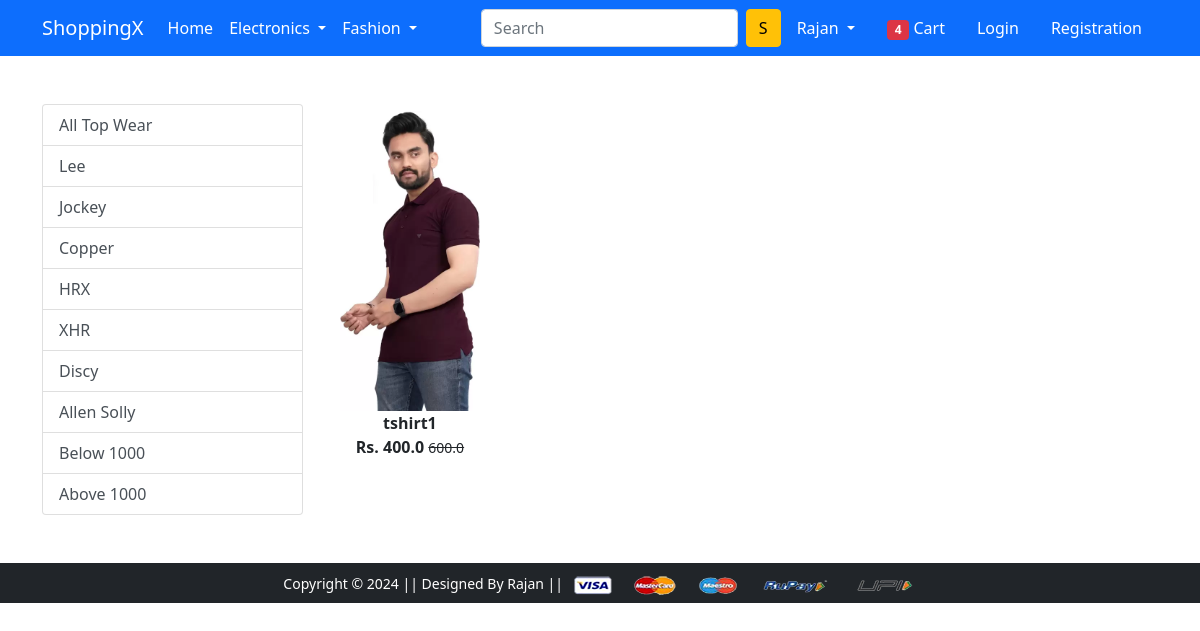
Before: /topwear/ with the older database file.
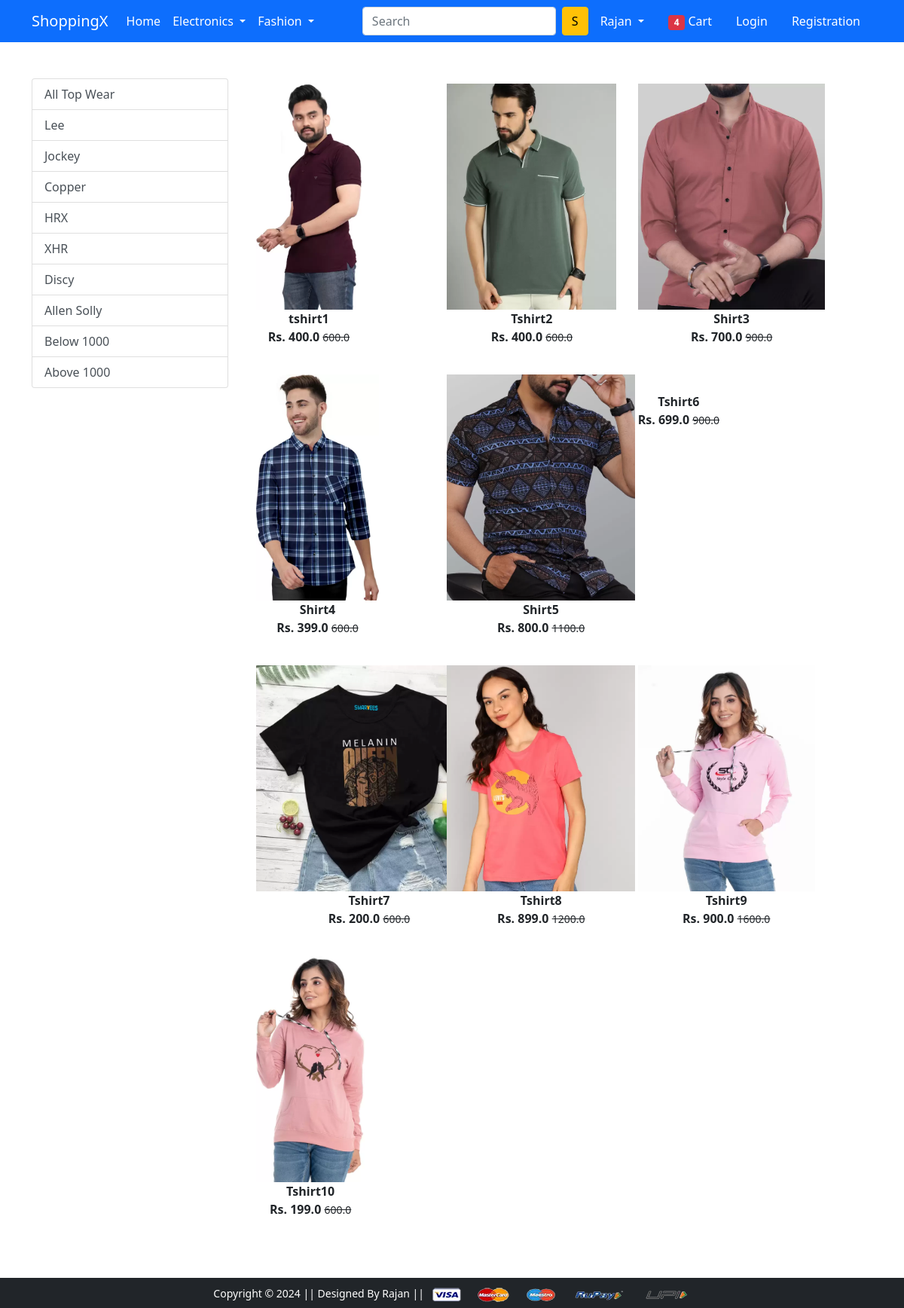
After: the same page with the newer database file.
### app/models.py (models this page shows, shortened)
class Product(models.Model):
    title = models.CharField(max_length = 100)
    selling_price = models.FloatField()
    discounted_price = models.FloatField()
    description = models.TextField()
    brand = models.CharField(max_length = 100)
    category = models.CharField(choices = CATEGORY_CHOICE, max_length = 2)
    product_image = models.ImageField(upload_to='productimg')

### app/views.py (the view)
# urls.py: path('topwear/', views.topwear, name='topwear'),
def topwear(request, data=None):
    if data is None:
        topwears = Product.objects.filter(category="TW")
    elif data in ["Lee", "Jockey", "Copper", "HRX", "XHR", "Discy", "Allen"]:
        topwears = Product.objects.filter(category="TW", brand=data)
    elif data == "below":
        topwears = Product.objects.filter(category="TW", discounted_price__lt=1000)
    elif data == "above":
        topwears = Product.objects.filter(category="TW", discounted_price__gt=1000)
    else:
        topwears = Product.objects.none()
    return render(request, "app/topwear.html", {"topwears": topwears})

### app/templates/app/topwear.html (shortened to what this page needs)
{% extends 'app/base.html' %}
{% load static %}
{% block main-content %}
<div class="container my-5">
    <div class="row">
        <div class="col-sm-3">
            <div class="list-group">
                <a href="{% url 'topwear' %}" class="list-group-item list-group-item-action" aria-current="true">All Top Wear</a>
                <a href="{% url 'topweardata' 'Lee' %}" class="list-group-item list-group-item-action" aria-current="true">Lee</a>
                <a href="{% url 'topweardata' 'Jockey' %}" class="list-group-item list-group-item-action" aria-current="true">Jockey</a>
                <a href="{% url 'topweardata' 'Copper' %}" class="list-group-item list-group-item-action" aria-current="true">Copper</a>
                <a href="{% url 'topweardata' 'HRX' %}" class="list-group-item list-group-item-action" aria-current="true">HRX</a>
                <a href="{% url 'topweardata' 'XHR' %}" class="list-group-item list-group-item-action" aria-current="true">XHR</a>
                <a href="{% url 'topweardata' 'Discy' %}" class="list-group-item list-group-item-action" aria-current="true">Discy</a>
                <a href="{% url 'topweardata' 'Allen' %}" class="list-group-item list-group-item-action" aria-current="true">Allen Solly</a>
                <a href="{% url 'topweardata' 'below' %}" class="list-group-item list-group-item-action" aria-current="true">Below 1000</a>
                <a href="{% url 'topweardata' 'above' %}" class="list-group-item list-group-item-action" aria-current="true">Above 1000</a>
            </div>
        </div>
        <div class="col-sm-8">
            <div class="row">
                {% for product in topwears %}
                <div class="col-sm-4 text-centre mb-4">
                    <a href="{% url 'product-detail' product.id %}" class="btn">
                        <div class="item">
                            <img src="{{product.product_image.url}}" alt="" height="300" class="">
                            <div class="fw-bold">{{product.title}}</div>
                            <div class="fw-bold">Rs. {{product.discounted_price}}
                                <small class="fw-light text-decoration-line-through">{{product.selling_price}}</small>
                            </div>
                        </div>
                    </a>
                </div>
                {% endfor %}
            </div>
        </div>
    </div>
</div>
{% endblock main-content %}

Changed rows visible on the page:
added Product: product_image (picture), title "Tshirt2", discounted_price "400.0", selling_price "600.0"
added Product: product_image (picture), title "Shirt3", discounted_price "700.0", selling_price "900.0"
added Product: product_image (picture), title "Shirt4", discounted_price "399.0", selling_price "600.0"
added Product: product_image (picture), title "Shirt5", discounted_price "800.0", selling_price "1100.0"
added Product: title "Tshirt6", discounted_price "699.0", selling_price "900.0"
added Product: product_image (picture), title "Tshirt7", discounted_price "200.0", selling_price "600.0"
added Product: product_image (picture), title "Tshirt8", discounted_price "899.0", selling_price "1200.0"
added Product: product_image (picture), title "Tshirt9", discounted_price "900.0", selling_price "1600.0"
added Product: product_image (picture), title "Tshirt10", discounted_price "199.0", selling_price "600.0"
